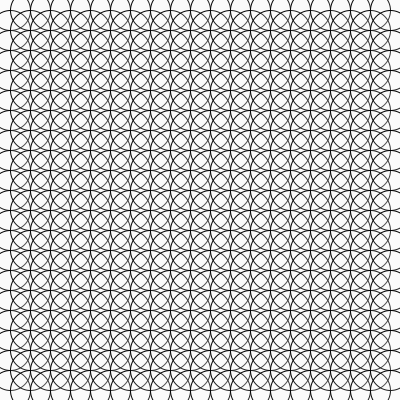
Frame 1 (no input)
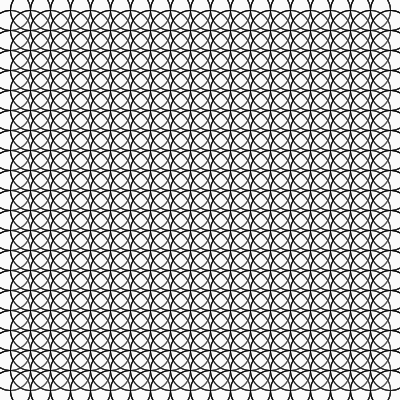
Frame 60 (the mouse pressed at the canvas centre just before this capture)
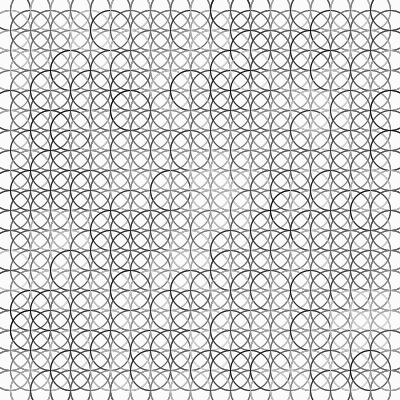
Frame 120 (the mouse held since frame 60 and released just before this capture)

The Processing sketch that drew these frames (run headless with seeded random() and noise(); from frame 60 on, the mouse is pressed at the canvas centre):

// Processing sketch: processing_75981
// ── processing_75981.pde

int r = 2;


void setup() {
  size(400, 400);
  background(250, 120);
}

void draw() {


  for (int x=10; x< width; x = x+20) {
    for (int y=10; y<height; y = y+20) {
      stroke(random(r));
      fill(255, 30);
      ellipse(x, y, 40, 40);
    }
  }

  r = mouseY;
}
